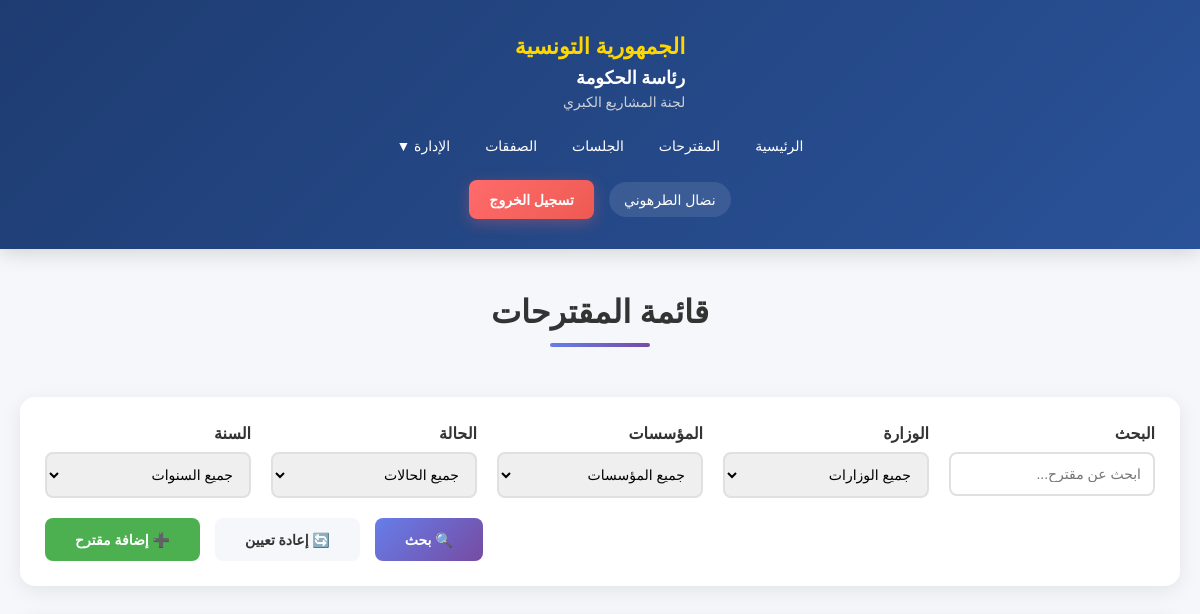
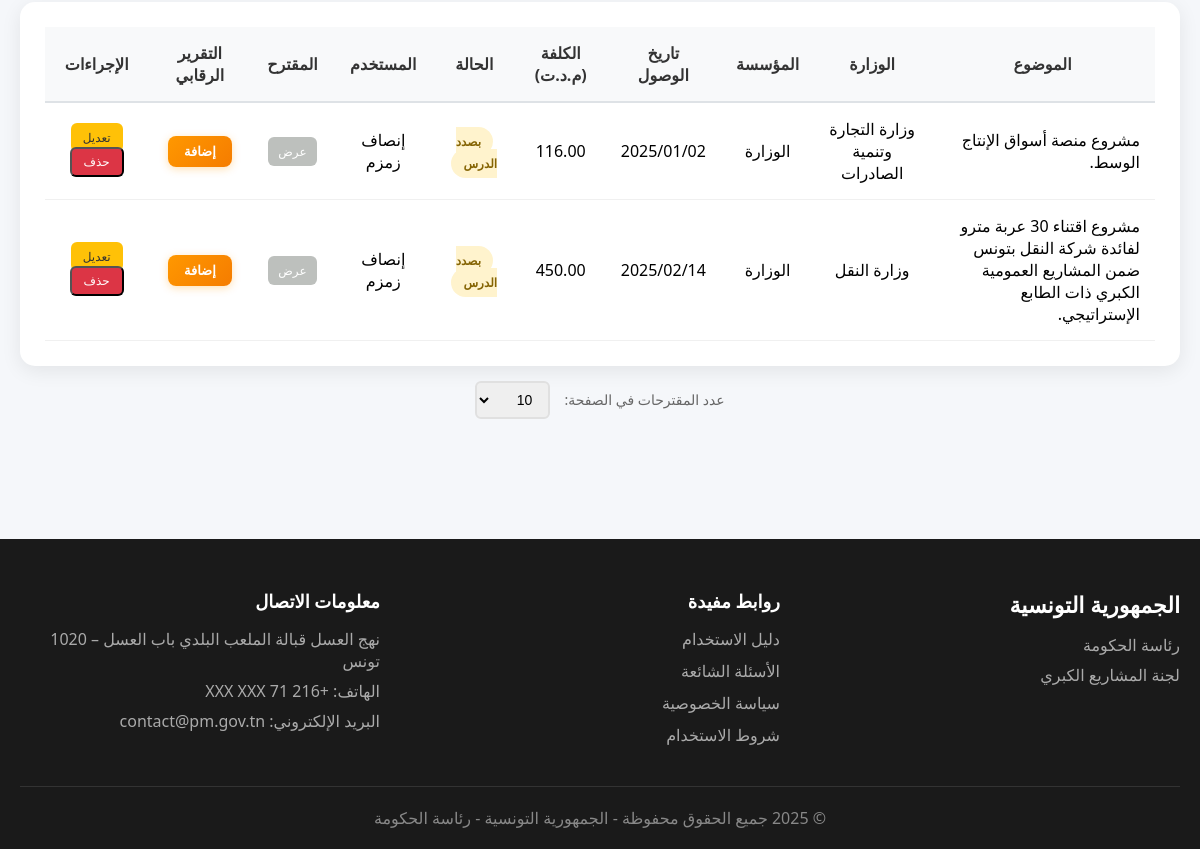
Page /Views/projets.php (signed in) on the earlier database version (2 pictures, top to bottom).
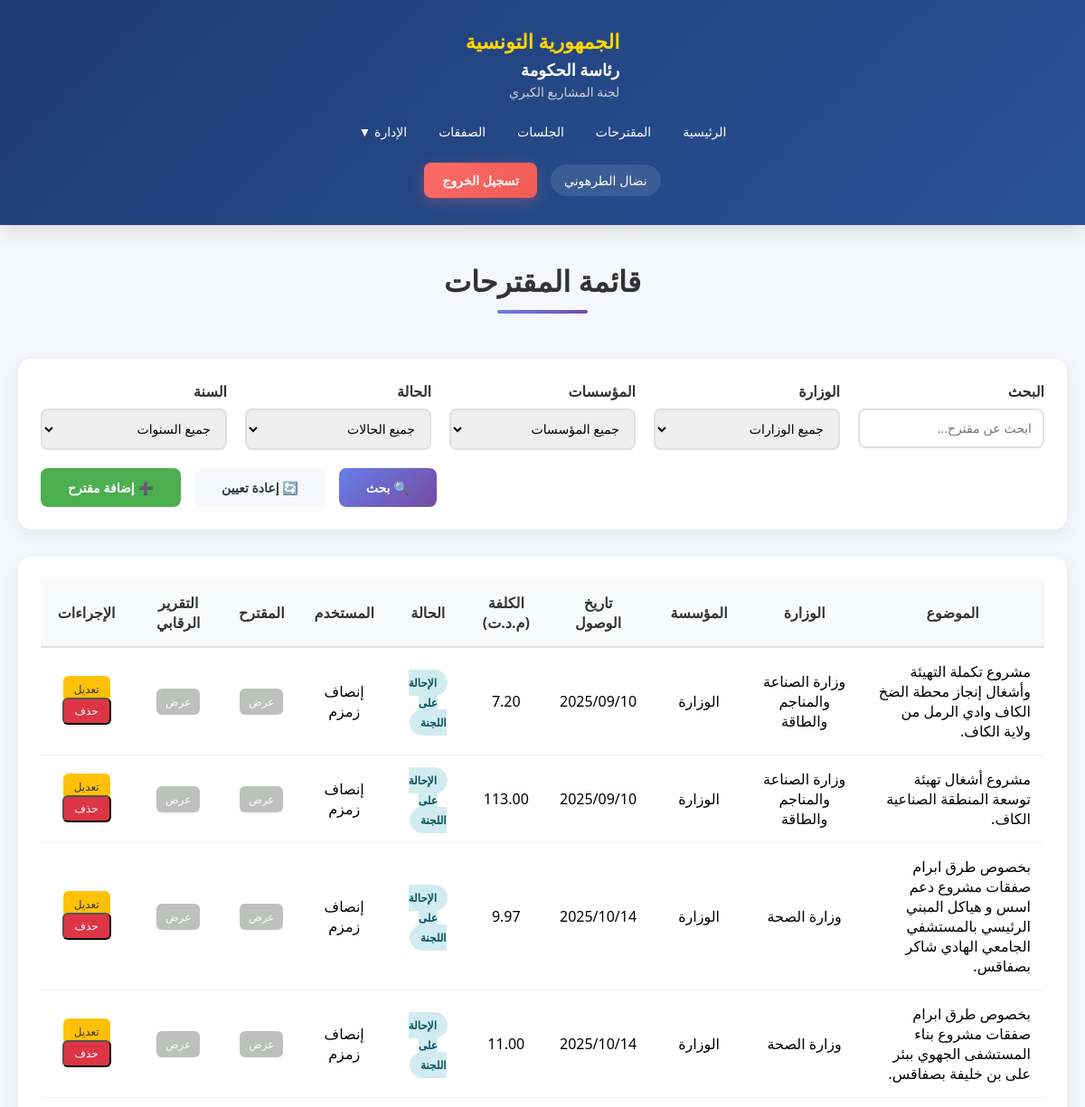
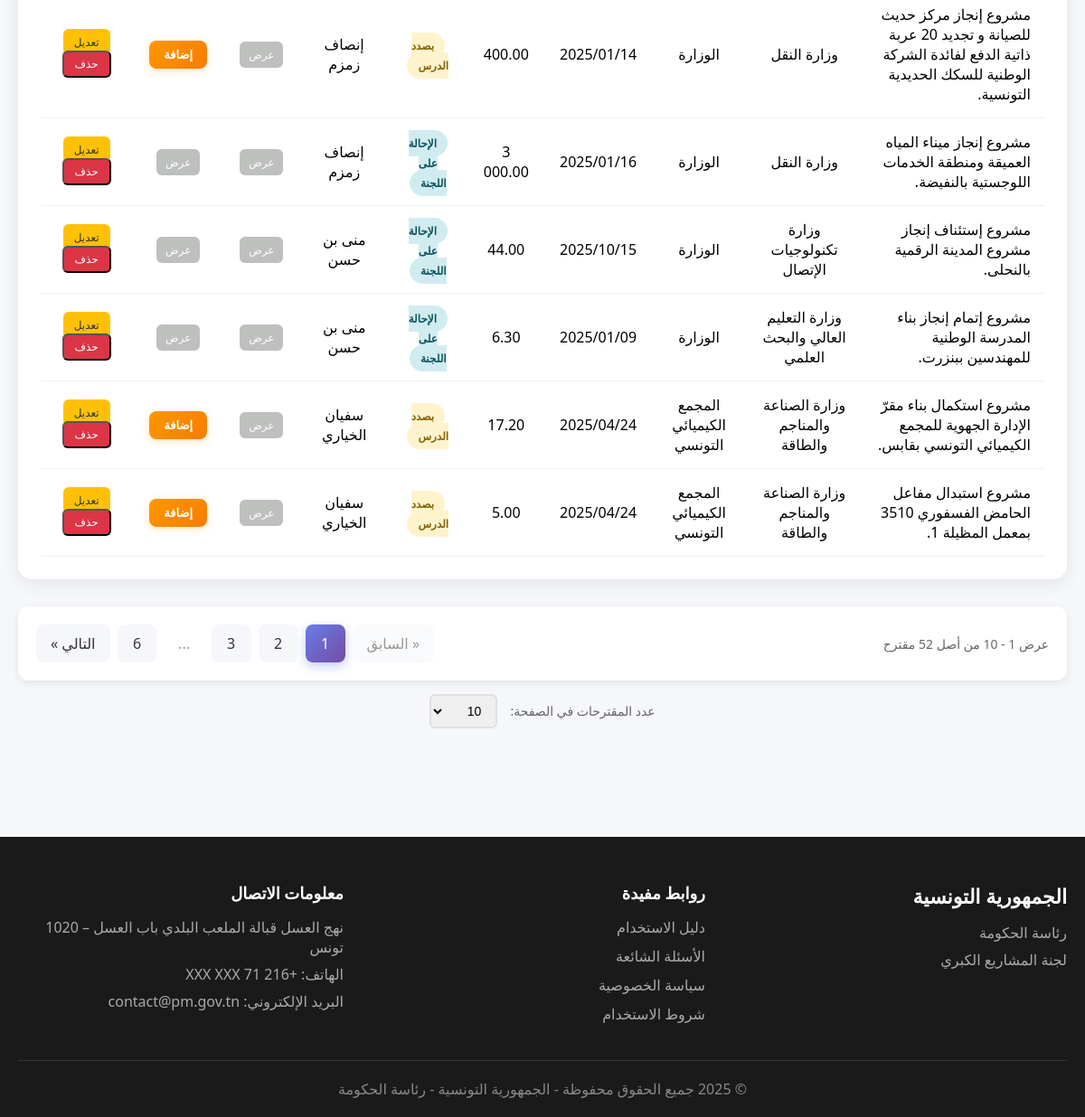
Same page on the later database version (2 pictures, top to bottom).
### tables this page shows
CREATE TABLE `projet` (
  `idPro` int(11) NOT NULL,
  `idMinistere` int(11) NOT NULL,
  `idEtab` int(11) NOT NULL,
  `sujet` varchar(400) NOT NULL,
  `dateArrive` date NOT NULL,
  `procedurePro` varchar(30) NOT NULL,
  `cout` float NOT NULL,
  `proposition` varchar(400) NOT NULL,
  `idUser` int(11) NOT NULL,
  `etat` int(11) NOT NULL,
  `dateCreation` datetime NOT NULL
);

CREATE TABLE `ministere` (
  `idMinistere` int(11) NOT NULL,
  `libMinistere` varchar(300) NOT NULL,
  `adresseMinistere` varchar(300) NOT NULL,
  `idGov` int(11) NOT NULL
);

CREATE TABLE `etablissement` (
  `idEtablissement` int(11) NOT NULL,
  `libEtablissement` varchar(300) NOT NULL,
  `adrEtablissement` varchar(300) NOT NULL,
  `idMinistere` int(11) NOT NULL,
  `idGouvernement` int(11) NOT NULL
);

CREATE TABLE `user` (
  `idUser` int(11) NOT NULL,
  `nomUser` varchar(200) NOT NULL,
  `emailUser` varchar(300) NOT NULL,
  `typeCpt` int(1) NOT NULL,
  `login` varchar(20) NOT NULL,
  `pw` varchar(255) NOT NULL
);

### Config/Permissions.php (called while the page is built, shortened)
<?php
class Permissions {
    public static function canEditProjet($projetUserId) {
        $type = $_SESSION['user_type'] ?? 4;
        if ($type == self::SUPER_ADMIN) {
            return true;
        }
        return false;
    }
    public static function canDeleteProjet($projetUserId) {
        return self::canEditProjet($projetUserId);
    }
    public static function getProjectsWhereClause() {
        $type = $_SESSION['user_type'] ?? 4;
        return "";
    }
}
?>

### Views/projets.php (the view, shortened to what the rows shown need)
<?php
require_once '../Config/Permissions.php';
$database = new Database();
$db = $database->getConnection();
    $sql = "SELECT p.*, m.libMinistere, e.libEtablissement, u.nomUser,
            CASE
                WHEN p.etat = 0 THEN 'بصدد الدرس'
                WHEN p.etat = 1 THEN 'الإحالة على اللجنة'
                WHEN p.etat = 2 THEN 'الموافقة'
                WHEN p.etat = 3 THEN 'عدم الموافقة'
                ELSE 'غير معروف'
            END as etatLib,
            (SELECT idDoc FROM document WHERE idPro = p.idPro AND type = 1 LIMIT 1) as docMuqtarahId,
            (SELECT cheminAcces FROM document WHERE idPro = p.idPro AND type = 1 LIMIT 1) as cheminAccesMuqtarah,
            (SELECT cheminAcces FROM document WHERE idPro = p.idPro AND type = 11 LIMIT 1) as cheminAccesTaqrir,
            (SELECT idDoc FROM document WHERE idPro = p.idPro AND type = 11 LIMIT 1) as docTaqrirId
            FROM projet p
            LEFT JOIN ministere m ON p.idMinistere = m.idMinistere
            LEFT JOIN etablissement e ON p.idEtab = e.idEtablissement
            LEFT JOIN user u ON p.idUser = u.idUser
            WHERE 1=1";
    $sql .= " ORDER BY p.dateCreation DESC";
    $stmt = $db->prepare($sql);
    $stmt->execute();
    $projets = $stmt->fetchAll(PDO::FETCH_ASSOC);
    $itemsPerPage = 10;
    $currentPage = isset($_GET['page']) ? max(1, intval($_GET['page'])) : 1;
    $offset = ($currentPage - 1) * $itemsPerPage;
    $sql = "SELECT p.*, m.libMinistere, e.libEtablissement, u.nomUser,
            CASE
                WHEN p.etat = 0 THEN 'بصدد الدرس'
                WHEN p.etat = 1 THEN 'الإحالة على اللجنة'
                WHEN p.etat = 2 THEN 'الموافقة'
                WHEN p.etat = 3 THEN 'عدم الموافقة'
                ELSE 'غير معروف'
            END as etatLib,
            (SELECT idDoc FROM document WHERE idPro = p.idPro AND type = 1 LIMIT 1) as docMuqtarahId,
            (SELECT cheminAcces FROM document WHERE idPro = p.idPro AND type = 1 LIMIT 1) as cheminAccesMuqtarah,
            (SELECT cheminAcces FROM document WHERE idPro = p.idPro AND type = 11 LIMIT 1) as cheminAccesTaqrir,
            (SELECT idDoc FROM document WHERE idPro = p.idPro AND type = 11 LIMIT 1) as docTaqrirId
            FROM projet p
            LEFT JOIN ministere m ON p.idMinistere = m.idMinistere
            LEFT JOIN etablissement e ON p.idEtab = e.idEtablissement
            LEFT JOIN user u ON p.idUser = u.idUser
            WHERE 1=1";
    $sql .= Permissions::getProjectsWhereClause();
    $sql .= " ORDER BY p.dateCreation DESC LIMIT :limit OFFSET :offset";
    $stmt = $db->prepare($sql);
    $stmt->bindParam(':limit', $itemsPerPage, PDO::PARAM_INT);
    $stmt->bindParam(':offset', $offset, PDO::PARAM_INT);
    $stmt->execute();
    $projets = $stmt->fetchAll(PDO::FETCH_ASSOC);
?>
<!DOCTYPE html>
<html lang="ar" dir="rtl">
<head>
    <link rel="stylesheet" href="../assets/css/style.css">
</head>
<body>
    <?php include 'includes/header.php'; ?>
    <section class="content-section" style="padding: 40px 0;">
        <div class="container">
            <h2 class="section-title">قائمة المقترحات</h2>
            <div class="projects-table">
                <?php if (count($projets) > 0): ?>
                    <table>
                        <thead>
                            <tr>
                                <th>الموضوع</th>
                                <th>الوزارة</th>
                                <th>المؤسسة</th>
                                <th>تاريخ الوصول</th>
                                <th>الكلفة (م.د.ت)</th>
                                <th>الحالة</th>
                                <th>المستخدم</th>
                                <th>المقترح</th>
                                <th>التقرير الرقابي</th>
                                <th>الإجراءات</th>
                            </tr>
                        </thead>
                        <tbody>
                            <?php foreach ($projets as $projet): ?>
                                <tr>
                                    <td style="text-align: right;"><?php echo htmlspecialchars(substr($projet['sujet'], 0, 300)); ?></td>
                                    <td><?php echo htmlspecialchars($projet['libMinistere']); ?></td>
                                    <td><?php echo htmlspecialchars($projet['libEtablissement']); ?></td>
                                    <td><?php echo date('Y/m/d', strtotime($projet['dateArrive'])); ?></td>
                                    <td><?php echo number_format($projet['cout'], 2, '.', ' '); ?></td>
                                    <td>
                                        <span class="badge <?php
                                            switch($projet['etat']) {
                                                case 0: echo 'badge-pending'; break;
                                                case 1: echo 'badge-processing'; break;
                                            }
                                        ?>">
                                            <?php echo $projet['etatLib']; ?>
                                        </span>
                                    </td>
                                    <td><?php echo htmlspecialchars($projet['nomUser']); ?></td>
                                    <td>
                                        <?php if ($projet['docMuqtarahId']): ?>
                                            <a href="<?php echo $projet['cheminAccesMuqtarah'];?>" target="_blank" class="btn-action"
                                                style="background: #bdc0bdff; color: white; padding: 6px 10px; border-radius: 6px; text-decoration: none; font-size: 12px; display: inline-flex; align-items: center; gap: 4px;">
                                               عرض
                                            </a>
                                        <?php else: ?>
                                            <span style="color: #999;">-</span>
                                        <?php endif; ?>
                                    </td>
                                    <td style="text-align: center;">
                                        <?php if (!empty($projet['cheminAccesTaqrir']) && $projet['docTaqrirId']): ?>
                                            <div style="display: flex; gap: 5px; justify-content: center; align-items: center;">
                                                <a href="<?php echo htmlspecialchars($projet['cheminAccesTaqrir']); ?>"
                                                target="_blank"
                                                class="btn-action"
                                                style="background: #bdc0bdff; color: white; padding: 6px 10px; border-radius: 6px; text-decoration: none; font-size: 12px; display: inline-flex; align-items: center; gap: 4px;"
                                                title="عرض التقرير الرقابي">
                                                    <span>عرض</span>
                                                </a>
                                            </div>
                                        <?php else: ?>
                                            <?php if (Permissions::canEditProjet($projet['idUser'])): ?>
                                                <button onclick="openTaqrirModal(<?php echo $projet['idPro']; ?>)"
                                                        class="btn-action"
                                                        style="background: linear-gradient(135deg, #ff9800 0%, #f57c00 100%); color: white; border: none; padding: 8px 16px; border-radius: 8px; cursor: pointer; font-size: 13px; font-weight: 600; box-shadow: 0 2px 8px rgba(255,152,0,0.3); transition: all 0.3s; display: inline-flex; align-items: center; gap: 6px;"
                                                        onmouseover="this.style.transform='translateY(-2px)'; this.style.boxShadow='0 4px 12px rgba(255,152,0,0.4)'"
                                                        onmouseout="this.style.transform='translateY(0)'; this.style.boxShadow='0 2px 8px rgba(255,152,0,0.3)'"
                                                        title="إضافة التقرير الرقابي">
                                                    <span>إضافة</span>
                                                </button>
                                            <?php else: ?>
                                                <span style="color: #999; font-size: 14px;">لا يوجد</span>
                                            <?php endif; ?>
                                        <?php endif; ?>
                                    </td>
                                    <td>
                                        <?php if (Permissions::canEditProjet($projet['idUser'])): ?>
                                            <a href="modifier_projet.php?id=<?php echo $projet['idPro']; ?>" class="btn-action btn-edit">تعديل</a>
                                        <?php endif; ?>
                                        <?php if (Permissions::canDeleteProjet($projet['idUser'])): ?>
                                            <button onclick="confirmDelete(<?php echo $projet['idPro']; ?>)" class="btn-action btn-delete">
                                                حذف
                                            </button>
                                        <?php endif; ?>
                                    </td>
                                </tr>
                            <?php endforeach; ?>
                        </tbody>
                    </table>
                <?php else: ?>
                    <p style="text-align: center; padding: 40px; color: #666;">لا توجد مقترحات</p>
                <?php endif; ?>
            </div>
        </div>
    </section>
</body>
</html>

Differences in the rows shown:
no longer on this page (row edited): projet: sujet "مشروع منصة أسواق الإنتاج الوسط.", idMinistere.libMinistere "وزارة التجارة وتنمية الصادرات", idEtab.libEtablissement "الوزارة", dateArrive "2025/01/02", cout "116.00", etatLib "بصدد الدرس", idUser.nomUser "إنصاف زمزم", etat 0 (drawn)
no longer on this page (row edited): projet: sujet "مشروع اقتناء 30 عربة مترو لفائدة شركة النقل بتونس ضمن المشاريع العمومية الكبري ذات الطابع الإستراتيجي.", idMinistere.libMinistere "وزارة النقل", idEtab.libEtablissement "الوزارة", dateArrive "2025/02/14", cout "450.00", etatLib "بصدد الدرس", idUser.nomUser "إنصاف زمزم", etat 0 (drawn)
added projet: sujet "مشروع تكملة التهيئة وأشغال إنجاز محطة الضخ الكاف وادي الرمل من ولاية الكاف.", idMinistere.libMinistere "وزارة الصناعة والمناجم والطاقة", idEtab.libEtablissement "الوزارة", dateArrive "2025/09/10", cout "7.20", etatLib "الإحالة على اللجنة", idUser.nomUser "إنصاف زمزم"
added projet: sujet "مشروع أشغال تهيئة توسعة المنطقة الصناعية الكاف.", idMinistere.libMinistere "وزارة الصناعة والمناجم والطاقة", idEtab.libEtablissement "الوزارة", dateArrive "2025/09/10", cout "113.00", etatLib "الإحالة على اللجنة", idUser.nomUser "إنصاف زمزم"
added projet: sujet "بخصوص طرق ابرام صفقات مشروع دعم اسس و هياكل المبني الرئيسي بالمستشفي الجامعي الهادي شاكر بصفاقس.", idMinistere.libMinistere "وزارة الصحة", idEtab.libEtablissement "الوزارة", dateArrive "2025/10/14", cout "9.97", etatLib "الإحالة على اللجنة", idUser.nomUser "إنصاف زمزم"
added projet: sujet "بخصوص طرق ابرام صفقات مشروع بناء المستشفى الجهوي ببئر على بن خليفة بصفاقس.", idMinistere.libMinistere "وزارة الصحة", idEtab.libEtablissement "الوزارة", dateArrive "2025/10/14", cout "11.00", etatLib "الإحالة على اللجنة", idUser.nomUser "إنصاف زمزم"
added projet: sujet "مشروع إنجاز مركز حديث للصيانة و تجديد 20 عربة ذاتية الدفع لفائدة الشركة الوطنية للسكك الحديدية التونسية.", idMinistere.libMinistere "وزارة النقل", idEtab.libEtablissement "الوزارة", dateArrive "2025/01/14", cout "400.00", etatLib "بصدد الدرس", idUser.nomUser "إنصاف زمزم", etat 0 (drawn)
added projet: sujet "مشروع إنجاز ميناء المياه العميقة ومنطقة الخدمات اللوجستية بالنفيضة.", idMinistere.libMinistere "وزارة النقل", idEtab.libEtablissement "الوزارة", dateArrive "2025/01/16", cout "3 000.00", etatLib "الإحالة على اللجنة", idUser.nomUser "إنصاف زمزم"
added projet: sujet "مشروع إستئناف إنجاز مشروع المدينة الرقمية بالنحلى.", idMinistere.libMinistere "وزارة تكنولوجيات الإتصال", idEtab.libEtablissement "الوزارة", dateArrive "2025/10/15", cout "44.00", etatLib "الإحالة على اللجنة", idUser.nomUser "منى بن حسن"
added projet: sujet "مشروع إتمام إنجاز بناء المدرسة الوطنية للمهندسين ببنزرت.", idMinistere.libMinistere "وزارة التعليم العالي والبحث العلمي", idEtab.libEtablissement "الوزارة", dateArrive "2025/01/09", cout "6.30", etatLib "الإحالة على اللجنة", idUser.nomUser "منى بن حسن"
added projet: sujet "مشروع استكمال بناء مقرّ الإدارة الجهوية للمجمع الكيميائي التونسي بقابس.", idMinistere.libMinistere "وزارة الصناعة والمناجم والطاقة", idEtab.libEtablissement "المجمع الكيميائي التونسي", dateArrive "2025/04/24", cout "17.20", etatLib "بصدد الدرس", idUser.nomUser "سفيان الخياري", etat 0 (drawn)
added projet: sujet "مشروع استبدال مفاعل الحامض الفسفوري 3510 بمعمل المظيلة 1.", idMinistere.libMinistere "وزارة الصناعة والمناجم والطاقة", idEtab.libEtablissement "المجمع الكيميائي التونسي", dateArrive "2025/04/24", cout "5.00", etatLib "بصدد الدرس", idUser.nomUser "سفيان الخياري", etat 0 (drawn)
Other differences:
$totalPages: (not shown) → "6"
text now shown: "عرض 1 - من أصل مقترح « السابق ... التالي »"
new list line: "1"
new list line: "2"
new list line: "3"
